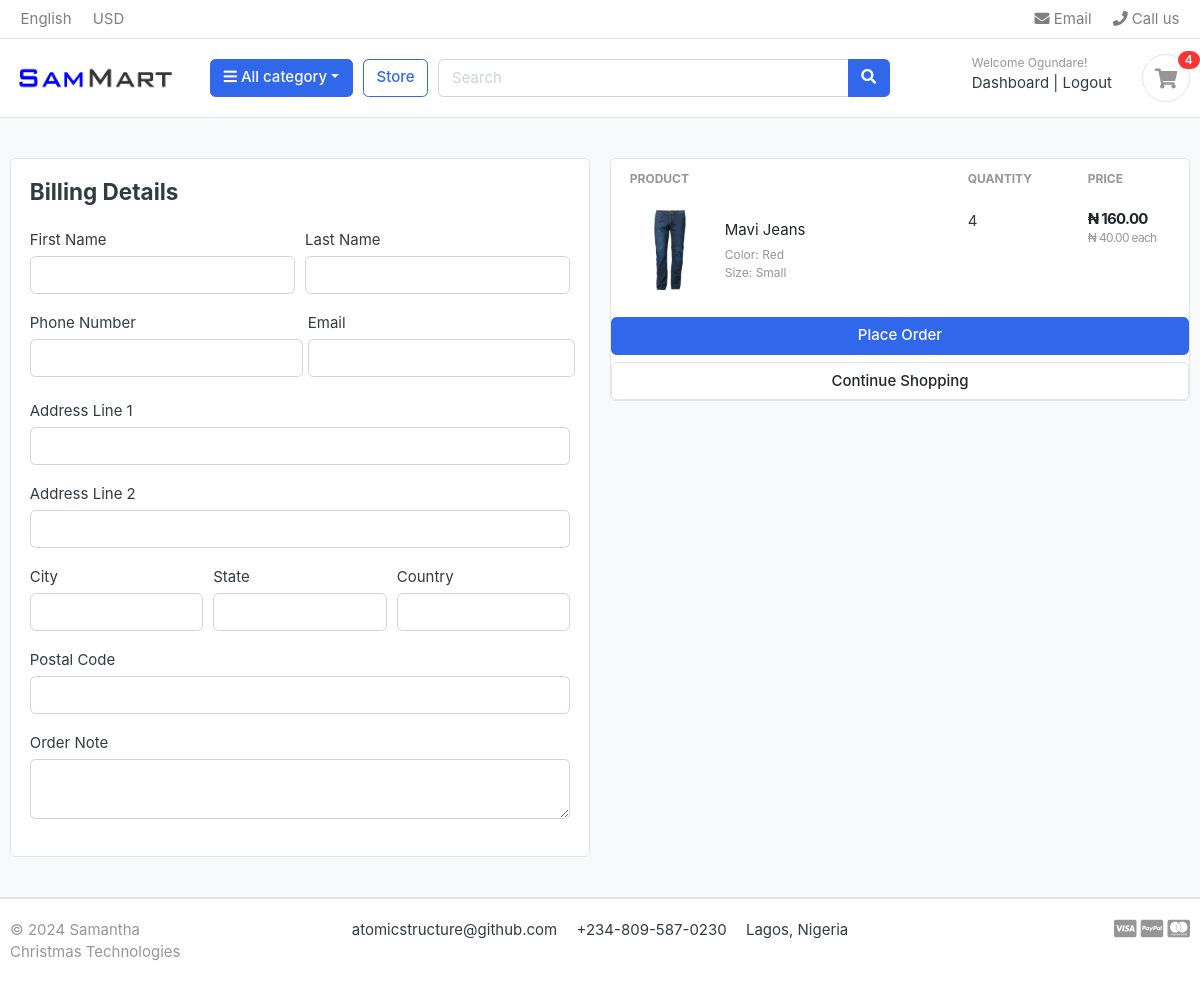
Page /cart/checkout/ (signed in) on the committed database.
### account/models.py (models this page shows, shortened)
class Account(AbstractBaseUser):
    first_name = models.CharField(max_length=100)
    last_name = models.CharField(max_length=100)
    email = models.EmailField(max_length=100, unique=True)
    phone_number = models.CharField(max_length=100)
    username = models.CharField(max_length=100, unique=True)
    password = models.CharField(max_length=100)
    created_at = models.DateTimeField(auto_now_add=True)
    last_login = models.DateTimeField(auto_now=True)
    is_admin = models.BooleanField(default=False)
    is_active = models.BooleanField(default=False)
    is_staff = models.BooleanField(default=False)
    is_superuser = models.BooleanField(default=False)
    USERNAME_FIELD = 'email'
    REQUIRED_FIELDS = ['username', 'first_name', 'last_name', 'phone_number']
    objects = MyAccountManager()

### carts/models.py (models this page shows, shortened)
class CartItem(models.Model):
    product = models.ForeignKey(Products, on_delete=models.CASCADE)
    variations = models.ManyToManyField(Variation, blank=True)
    cart = models.ForeignKey(Cart, on_delete=models.CASCADE, null=True)
    quantity = models.IntegerField()
    user = models.ForeignKey(Account, on_delete=models.CASCADE, null=True)
    is_active = models.BooleanField(default=True)
    def sub_total(self):
        return self.product.price * self.quantity

### store/models.py (models this page shows, shortened)
class Products(models.Model):
    product_name = models.CharField(max_length=200, unique=True)
    slug = models.SlugField(max_length=200, unique=True)
    description = models.TextField(max_length=500, blank=True)
    price = models.DecimalField( max_digits=10, decimal_places=2, default=0.00)
    digital = models.BooleanField(default=False, null=True, blank=False)
    image = models.ImageField(upload_to='photos/product')
    stock = models.IntegerField()
    is_available = models.BooleanField(default=True)
    category = models.ForeignKey(Category, on_delete=models.CASCADE)
    created_date = models.DateTimeField(auto_now_add=True)
    modified_date = models.DateTimeField(auto_now=True)
    def get_url(self):
        return reverse('product_detail', args=[self.category.slug, self.slug])

class Variation(models.Model):
    product = models.ForeignKey(Products, on_delete=models.CASCADE)
    variation_category = models.CharField(max_length=200, choices=(variation_category_choice))
    variation_value = models.CharField(max_length=200)
    is_active = models.BooleanField(default=True)
    created_date = models.DateTimeField(auto_now=True)
    objects = VariationManager()

### carts/views.py (the view)
# urls.py: path('checkout/', views.checkout, name='checkout'),
@login_required(login_url="login")
def checkout(request, total=0, quantity=0, cart_items=None):
    tax = 0
    grand_total = 0
    try:
        if request.user.is_authenticated:
            cart_items = CartItem.objects.filter(user=request.user, is_active=True)
        else:
            cart = Cart.objects.get(cart_id=_cart_id(request))
            cart_items = CartItem.objects.filter(cart=cart, is_active=True)
        for cart_item in cart_items:
            total += (cart_item.product.price * cart_item.quantity)
            quantity += cart_item.quantity
        tax = (2 * total) / 100
        grand_total = total + tax
    except ObjectDoesNotExist:
        pass
    context = {
        'cart_items': cart_items,
        'total': total,
        'quantity': quantity,
        'tax': tax,
        'grand_total': grand_total,
    }
    return render(request, 'store/checkout.html', context)

### carts/context_processors.py (called while the page is built)
def cart(request):
    cart_count = 0
    if 'admin' in request.path:
        return {}
    else:
        try:
            cart = Cart.objects.filter(cart_id=_cart_id(request))
            if request.user.is_authenticated:
                cart_items = CartItem.objects.all().filter(user=request.user)
            else:
                cart_items = CartItem.objects.all().filter(cart=cart[:1])
            for cart_item in cart_items:
                cart_count += cart_item.quantity
        except Cart.DoesNotExist:
            cart_count = 0
        context = {
            'cart_count': cart_count
        }
        return context

### carts/views.py (called while the page is built)
def _cart_id(request):
    cart = request.session.session_key
    if not cart:
        cart = request.session.create()
    return cart

### category/context_processors.py (called while the page is built)
def categories(request):
    return {
        'categories': Category.objects.all()
    }

### category/models.py (called while the page is built)
    def get_url(self):
        return reverse('products_by_category', args=[self.slug])

### templates/store/checkout.html (shortened to what this page needs)
{% extends "base.html" %}
{% load static %}
{% block content %}
  <section class="section-content padding-y bg">
    <div class="container">
      <div class="row">
        <aside class="col-lg-6">
          <div class="card">
            <div class="card-body">
              <h4 class="card-title mb-4">Billing Details</h4>
              <form action="{% url 'place_order' %}" method="POST">
                <div class="form-row">
                  <div class="col form-group">
                    <label>First Name</label>
                    <input type="text" class="form-control" name="first_name" required>
                  </div>
                  <div class="col form-group">
                    <label>Last Name</label>
                    <input type="text" class="form-control" name="last_name" required>
                  </div>
                </div>
                <div class="form-row">
                  <div class="col form-group mb-4">
                    <label>Phone Number</label>
                    <input type="text" class="form-control" name="phone" required>
                  </div>
                  <div class="form-group mb-4">
                    <label>Email</label>
                    <input type="email" class="form-control" name="email" required>
                  </div>
                </div>
                <div class="form-row">
                  <div class="col form-group">
                    <label>Address Line 1</label>
                    <input type="text" class="form-control" name="address_line_1" required>
                  </div>
                </div>
                <div class="form-row">
                  <div class="col form-group">
                    <label>Address Line 2</label>
                    <input type="text" class="form-control" name="address_line_2">
                  </div>
                </div>
                <div class="form-row">
                  <div class="col form-group">
                    <label>City</label>
                    <input type="text" class="form-control" name="city" required>
                  </div>
                  <div class="col form-group">
                    <label>State</label>
                    <input type="text" class="form-control" name="state" required>
                  </div>
                  <div class="col form-group">
                    <label>Country</label>
                    <input type="text" class="form-control" name="country" required>
                  </div>
                </div>
                <div class="form-row">
                  <div class="col form-group">
                    <label>Postal Code</label>
                    <input type="text" class="form-control" name="postal_code" required>
                  </div>
                </div>
                <div class="form-row">
                  <div class="col form-group">
                    <label>Order Note</label>
                    <textarea class="form-control" name="order_note" rows="2"></textarea>
                  </div>
                </div>
            </div>
          </div>
          </aside>
            <aside class="col-lg-6">
              <div class="card">
                <table class="table table-borderless table-shopping-cart">
                  <thead class="text-muted">
                    <tr class="small text-uppercase">
                      <th scope="col">Product</th>
                      <th scope="col" width="120">Quantity</th>
                      <th scope="col" width="120">Price</th>
                    </tr>
                  </thead>
                  <tbody>
                    {% for cart_item in cart_items %}
                    <tr>
                      <td>
                        <figure class="itemside align-items-center">
                          <div class="aside">
                            <img src="{{ cart_item.product.image.url }}" class="img-sm" />
                          </div>
                          <figcaption class="info">
                            <a href="{{ cart_item.product.get_url }}" class="title text-dark">{{ cart_item.product.product_name }}</a>
                            <p class="text-muted small">
                              {% if cart_item.variations.all %}
                                {% for variation in cart_item.variations.all %}
                                  {{ variation.variation_category | capfirst }}: {{ variation.variation_value | capfirst }} <br>
                                {% endfor %}
                              {% endif %}
                            </p>
                          </figcaption>
                        </figure>
                      </td>
                      <td>
                      <label for="">{{ cart_item.quantity }}</label>
                      </td>
                      <td>
                        <div class="price-wrap">
                          <var class="price">₦ {{ cart_item.sub_total }}</var>
                          <small class="text-muted">₦ {{ cart_item.product.price }} each</small>
                        </div>
                      </td>
                    </tr>
                  </tbody>
                  {% endfor %}
                </table>
                  <button type="submit" name="submit" class="btn btn-primary btn-block">Place Order</button>
                  <a href="{% url 'store' %}" class="btn btn-light btn-block">Continue Shopping</a>
                </div>
              </div>
      </div>
  </section>
{% endblock %}

### templates/includes/navbar.html (shortened to what this page needs)
{% load static %}
<header class="section-header">
    <nav class="navbar p-md-0 navbar-expand-sm navbar-light border-bottom">
      <div class="container">
        <div class="collapse navbar-collapse" id="navbarTop4">
          <ul class="navbar-nav mr-auto">
            <li class="nav-item dropdown">
              <a href="#" class="nav-link">English</a>
            </li>
            <li class="nav-item dropdown">
              <a href="#" class="nav-link">USD</a>
            </li>
          </ul>
          <ul class="navbar-nav">
            <li>
              <a href="mailto:ogundarearnold@gmail.com" class="nav-link"><i class="fa fa-envelope"></i> Email</a>
            </li>
            <li>
              <a href="tel:+2348169261295" class="nav-link"><i class="fa fa-phone"></i> Call us</a>
            </li>
          </ul>
        </div>
      </div>
    </nav>
    <section class="header-main border-bottom">
      <div class="container">
        <div class="row align-items-center">
          <div class="col-lg-2 col-md-3 col-6">
            <a href="{% url 'home' %}" class="brand-wrap"><img class="logo" src="{% static './images/logo.png' %}" /></a>
          </div>
          <div class="col-lg col-sm col-md col-6 flex-grow-0">
            <div class="category-wrap dropdown d-inline-block float-right">
              <button type="button" class="btn btn-primary dropdown-toggle" data-toggle="dropdown"><i class="fa fa-bars"></i> All category</button>
            </div>
          </div>
          <a href="{% url 'store' %}" class="btn btn-outline-primary">Store</a>
          <div class="col-lg col-md-6 col-sm-12 col">
            <form action="{% url 'search' %}" class="search" method="get">
              <div class="input-group w-100">
                <input type="text" class="form-control" style="width:60%;" placeholder="Search" name="keyword"/>
                <div class="input-group-append">
                  <button class="btn btn-primary" type="submit"><i class="fa fa-search"></i></button>
                </div>
              </div>
            </form>
          </div>
          <div class="col-lg-3 col-sm-6 col-8 order-2 order-lg-3">
            <div class="d-flex justify-content-end mb-3 mb-lg-0">
            {% if user.id is None %}
              <div class="widget-header">
                <small class="title text-muted">Welcome guest!</small>
                <div>
                  <a href="{% url 'login' %}">Sign in</a> <span class="dark-transp">|</span>
                  <a href="{% url 'register' %}">Register</a>
                </div>
              </div>
              {% else %}
              <div class="widget-header">
                <small class="title text-muted">Welcome {{ user.first_name }}!</small>
                <div>
                  <a href="{% url 'dashboard' %}">Dashboard</a> <span class="dark-transp">|</span>
                  <a href="{% url 'logout' %}">Logout</a>
                </div>
              </div>
            {% endif %}
              <a href="{% url 'cart' %}" class="widget-header pl-3 ml-3">
                <div class="icon icon-sm rounded-circle border">
                  <i class="fa fa-shopping-cart"></i>
                </div>
                <span class="badge badge-pill badge-danger notify">{{ cart_count }}</span>
              </a>
            </div>
          </div>
        </div>
      </div>
    </section>
  </header>

### samcart/static/css/ui.css (style rules this page uses)
html { font-family: "Inter", sans-serif; font-size: 15px; }
.price-wrap { letter-spacing: -0.7px; }
.icon-xs, .icon-sm, .icon-md, .icon-lg { display: inline-block; text-align: center; flex-shrink: 0; flex-grow: 0; }
.icon-sm { width: 48px; height: 48px; line-height: 48px !important; font-size: 20px; }
.img-xs, .img-sm, .img-md, .img-lg { -o-object-fit: cover; object-fit: cover; flex-shrink: 0; flex-grow: 0; }
.img-sm { width: 80px; height: 80px; }
.padding-y { padding-top: 40px; padding-bottom: 40px; }
var { font-style: normal; }
figure { margin-bottom: 0; }
article:after, .form-group:after { display: block; clear: both; content: ""; }
.bg { background-color: #f8f9fa; }
p:last-child { margin-bottom: 0; }
.header-main { position: relative; padding-top: 1rem; padding-bottom: 1rem; }
.brand-wrap .logo, .navbar-brand .logo { margin-right: 7px; max-height: 42px; display: inline-block; }
.widget-header { display: inline-block; vertical-align: middle; position: relative; }
.widget-header a { color: #343a40; }
.widget-header i { color: #969696; }
.widget-header .title { display: block; }
.widget-header .notify { position: absolute; top: -3px; right: -10px; }
.btn-light { background-color: #fff; border-color: #e4e4e4; }
.itemside { position: relative; display: flex; width: 100%; }
.itemside .aside { position: relative; flex-shrink: 0; }
.itemside .info { padding-left: 15px; padding-right: 7px; }
.itemside p { margin-bottom: 0; }
.itemside .title { display: block; margin-bottom: 5px; color: #212529; }
.notify { position: absolute; top: -4px; right: -10px; display: inline-block; padding: 0.25em 0.6em; font-size: 12px; line-height: 1; text-align: center; border-radius: 3rem; color: #fff; background-color: #fa3434; }
.price { font-weight: 600; color: #212529; }
.table-shopping-cart.table td, .table-shopping-cart.table th { padding-left: 1.25rem; padding-right: 1.25rem; }
.table-shopping-cart .price-wrap { line-height: 1.2; }
.table-shopping-cart .price { font-weight: bold; margin-right: 5px; display: block; }

### rows in the picture
Account: first_name "Ogundare"
CartItem: product.image (picture), product.product_name "Mavi Jeans", quantity "4", sub_total "160.00", product.price "40.00"
Variation: variation_category "Color", variation_value "Red"
Variation: variation_category "Size", variation_value "Small"

### other values in the picture
{{ cart_count }} "4"
